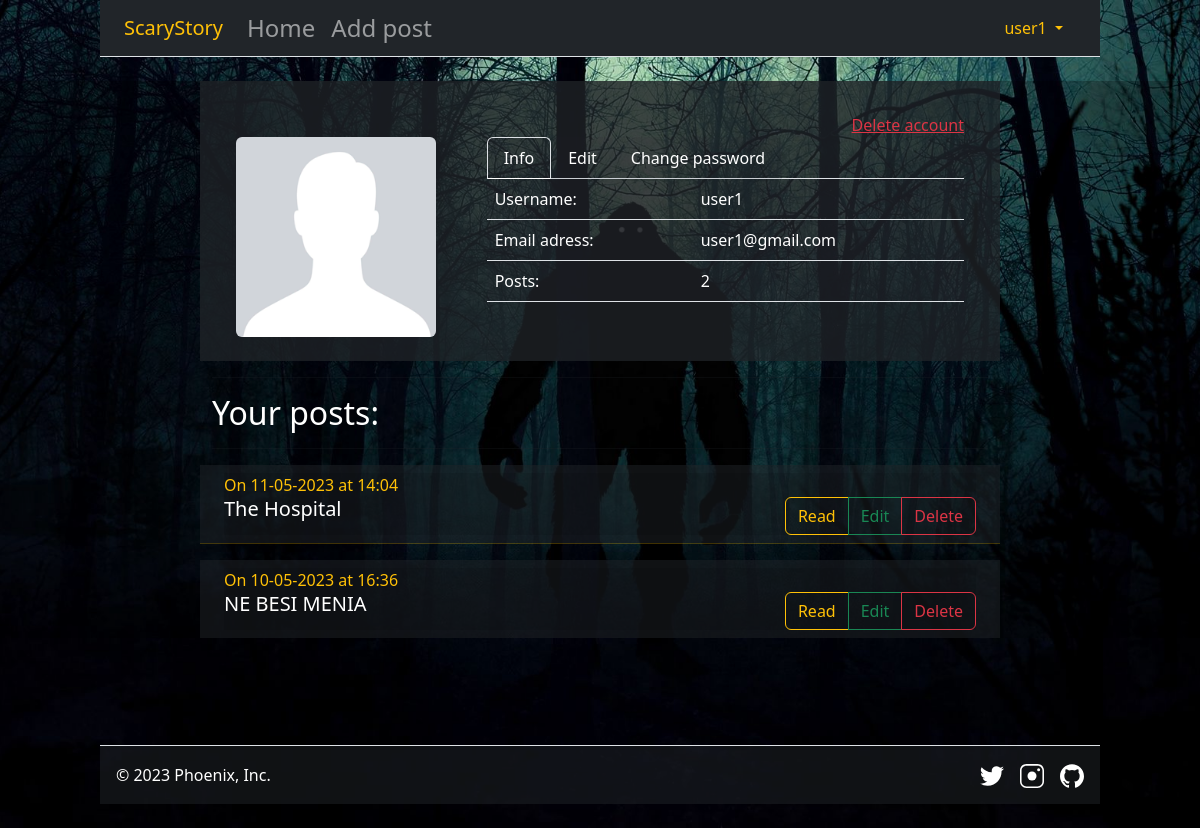
Screenshot of /profile/1 (signed in) with the database file from the repository.
### my_app/models/users.py (models this page shows, shortened)
class User(db.Model, UserMixin):
    __tablename__ = 'users'
    id = db.Column(db.Integer, primary_key=True)
    username = db.Column(db.String(50), unique=True, nullable=False)
    email = db.Column(db.String(255), unique=True, nullable=False)
    password = db.Column(db.String(16), nullable=False)
    posts = db.relationship('Post', backref=db.backref('user', lazy=True))

### my_app/models/posts.py (models this page shows, shortened)
class Post(db.Model):
    __tablename__ = 'posts'
    id = db.Column(db.Integer, primary_key=True)
    title = db.Column(db.String(150), nullable=False)
    content = db.Column(db.Text, nullable=False)
    date_created = db.Column(db.DateTime(timezone=True), nullable=False, default=func.now())
    user_id = db.Column(db.Integer, db.ForeignKey('users.id'), nullable=False)

### my_app/blog_bp/views.py (the view)
@blog.route('/profile/<int:id>')
@login_required
def profile(id):
    username_email_form = UsernameEmailEditForm()
    username_email_form.username.data = current_user.username
    username_email_form.email.data = current_user.email
    password_form = PasswordEditForm()
    user_posts = current_user.posts
    posts_count = len(user_posts)
    data = {'username_email_form': username_email_form, 'password_form': password_form,
            'user_posts': user_posts, 'posts_count': posts_count}
    return render_template('blog/profile.html', data=data)

### my_app/auth_bp/__init__.py (called while the page is built)
@login_manager.user_loader
def user_loader(user_id):
    return User.query.get(int(user_id))

### my_app/templates/blog/profile.html (shortened to what this page needs)
{% extends '/layout.html' %}
{% block main %}
<div class="row mt-4 bg-black bg-opacity-25">
    <div class="col-lg-8 col-md-10 col-sm-12 mx-auto">
        <div class="row text-bg-dark bg-opacity-75 p-4">
            <div class="d-flex justify-content-end">
                <a href="{{url_for('blog.delete_profile', id=current_user.id)}}" class="text-danger mt-2"
                    onclick="return confirm('Delete account and all posts?')">Delete account</a>
            </div>
            <div class="col-lg-4 col-sm-12">
                <div class="col-lg-12 col-sm-6 mx-auto ">
                    <img width="200" height="200" class="d-block rounded" src="{{url_for('static', filename='images/default-avatar.png')}}" alt="">
                </div>
            </div>
            <div class="col-lg-8 d-flex flex-column">
                <nav>
                    <div class="nav nav-tabs" id="nav-tab" role="tablist">
                        <button class="nav-link text-bg-dark bg-opacity-10 active" id="nav-info-tab" data-bs-toggle="tab"
                            data-bs-target="#nav-info" type="button" role="tab" aria-controls="nav-info"
                            aria-selected="true">
                            Info
                        </button>
                        <button class="nav-link text-bg-dark bg-opacity-10" id="nav-edit-tab" data-bs-toggle="tab"
                            data-bs-target="#nav-edit" type="button" role="tab" aria-controls="nav-achievements"
                            aria-selected="false">
                            Edit
                        </button>
                        <button class="nav-link text-bg-dark bg-opacity-10" id="nav-password-tab" data-bs-toggle="tab"
                            data-bs-target="#nav-password" type="button" role="tab" aria-controls="nav-info" aria-selected="true">
                            Change password
                        </button>
                    </div>
                </nav>
                <div class="tab-content" id="nav-tabContent">
                    <div class="tab-pane fade show active" id="nav-info" role="tabpanel" aria-labelledby="nav-info-tab"
                        tabindex="0">
                        <table class="table text-bg-dark bg-opacity-10">
                            <tr>
                                <td>Username: </td>
                                <td>{{current_user.username}}</td>
                            </tr>
                            <tr>
                                <td>Email adress: </td>
                                <td>{{current_user.email}}</td>
                            </tr>
                            <tr>
                                <td>Posts: </td>
                                <td>{{data.get('posts_count')}}</td>
                            </tr>
                        </table>
                    </div>
                </div>
            </div>
        </div>
        <hr>
        <h2 class="text-white">Your posts:</h2>
        <hr>
        <div class="row">
            {% for post in data.get('user_posts')[::-1] %}
            <article class="text-bg-dark bg-opacity-50 px-4 py-2">
                <div class="content bg-black bg-opacity-10">
                    <span class="text-warning">On {{post.date_created.strftime('%d-%m-%Y at %H:%M')}}</span>
                    <div class="row">
                        <div class="col-lg-6">
                            <h5 class="">{{post.title}}</h5>
                        </div>
                        <div class="col-lg-6 text-end">
                            <div class="btn-group text-end">
                                <a href="{{url_for('blog.post_info', id=post.id)}}"
                                    class="btn btn-outline-warning">Read</a>
                                <a href="{{url_for('blog.update_post', id=post.id)}}"
                                    class="btn btn-outline-success">Edit</a>
                                <a href="{{url_for('blog.delete_post', id=post.id)}}" class="btn btn-outline-danger"
                                    onclick="return confirm('Delete this post?')">Delete</a>
                            </div>
                        </div>
                    </div>
                </div>
            </article>
            {% if not loop.last %}
            <hr class="text-warning">
            {% endif %}
            {% endfor %}
        </div>
    </div>
</div>
{% endblock %}

### my_app/templates/layout.html (shortened to what this page needs)
<!DOCTYPE html>
<html lang="en">
<head>
    <link href="https://cdn.jsdelivr.net/npm/bootstrap@5.2.3/dist/css/bootstrap.min.css" rel="stylesheet"
 />
    <link rel="stylesheet" href="{{url_for('static', filename='css/style.css')}}" />
</head>
<body>
    <header class="container-fluid">
        <section class="row">
            <div class="col-lg-10 col-md-12 px-0 mx-auto">
                <nav class="navbar navbar-expand-sm navbar-dark text-bg-dark px-4 border-bottom">
                    <span class="navbar-brand text-bg-dark text-warning">ScaryStory</span>
                    <div class="collapse navbar-collapse" id="navbarToggler">
                        <ul class="navbar-nav me-auto mb-2 mb-lg-0">
                            <li class="nav-item">
                                <a href="{{url_for('blog.index')}}" class="nav-link p-0 mx-2">Home</a>
                            </li>
                            {% if current_user.is_authenticated %}
                            <li class="nav-item">
                                <a href="{{url_for('blog.create_post')}}" class="nav-link p-0 mx-2">Add post</a>
                            </li>
                            {% endif %}
                        </ul>
                        <div class="d-flex justify-content-md-end">
                            <ul class="navbar-nav">
                                {% if current_user.is_authenticated %}
                                <li class="navbar-item">
                                    <div class="dropdown dropdown-header">
                                        <button class="btn text-warning dropdown-toggle" type="button"
                                            data-bs-toggle="dropdown" aria-expanded="false">
                                            {{current_user.username}}
                                        </button>
                                    </div>
                                </li>
                                {% endif %}
                            </ul>
                        </div>
                    </div>
                </nav>
            </div>
        </section>
    </header>
    <main class="container-fluid">
        {% block main %}{% endblock %}
    </main>
    <footer class="container-fluid">
        <section class="row">
            <div class="col-lg-10 col-md-12 px-0 mx-auto">
                <div
                    class="d-flex flex-wrap bg-dark bg-opacity-50 justify-content-between align-items-center p-3 my-4 border-top">
                    <div class="col-md-4 d-flex align-items-center">
                        <span class="mb-3 mb-md-0 text-white">© 2023 Phoenix, Inc.</span>
                    </div>
                    <ul class="nav col-md-4 justify-content-end list-unstyled d-flex">
                        <li class="ms-3">
                            <a class="text-muted" href="https://twitter.com/" target="_blank">
                            </a>
                        </li>
                        <li class="ms-3">
                            <a class="text-muted" href="https://www.instagram.com/" target="_blank">
                            </a>
                        </li>
                        <li class="ms-3">
                            <a class="text-muted" href="https://github.com/Phoenix-unic" target="_blank">
                            </a>
                        </li>
                    </ul>
                </div>
            </div>
        </section>
    </footer>
</body>
</html>

### my_app/static/css/style.css (style rules this page uses)
* { padding: 0px; margin: 0px; }
body { background-image: url(/static/images/monster_bg_1920x1080.jpg); background-size: cover; background-attachment: fixed; background-position: center; background-repeat: no-repeat; }
header .nav-link { font-size: 1.5rem; }
main { min-height: 80vh; }

### rows the page displays
User: username "user1", email "user1@gmail.com"
Post: date_created "11-05-2023 at 14:04", title "The Hospital"
Post: date_created "10-05-2023 at 16:36", title "NE BESI MENIA"

### other values shown
{{ data.get('posts_count') }} "2"
